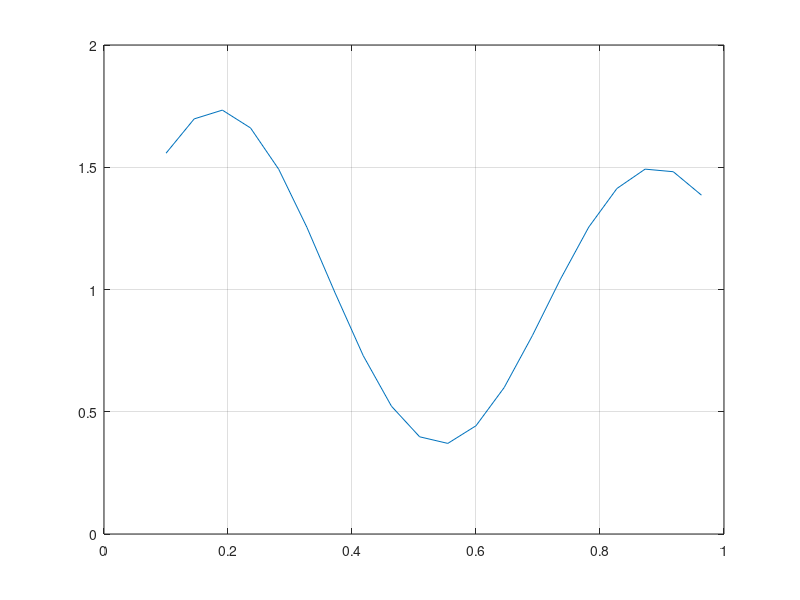

Write the MATLAB code that produced this figure. (Note: this script raises an error after producing the figure.)
clc;
clear all;
close all;

% Duomenu mokymo paruosimas 
x = 0.1:1/22:1;
d = (1 + 0.6*sin(2*pi*x/0.7)) + 0.3*sin(2*pi*x)/2;
plot(x, d); % n
grid on; % n
hold on; % n

% Susigeneruojam rand vertes pagal isejimus w1, w2 and b
w1_1 = randn(1);
w2_1 = randn(1);
w3_1 = randn(1);
w4_1 = randn(1);

w1_2 = randn(1);
w2_2 = randn(1);
w3_2 = randn(1);
w4_2 = randn(1);

b1_1 = randn(1);
b2_1 = randn(1);
b3_1 = randn(1);
b4_1 = randn(1);

b1_2 = randn(1);

% Skaiciuojame pirmos sluoksnio isejimus (ja reiks 20 kartu prasukti)
% for index 1:20
%     v1.1=x(index)*w1.1+b1.1;
%     v2.1=x(index)*w2.1+b2.1;
%     v3.1=x(index)*w3.1+b3.1;
%     v4.1=x(index)*w4.1+b4.1;

y=zeros(1:20);

for index=1:46
v1_1=x(1)*w1_1+b1_1;
v2_1=x(1)*w2_1+b2_1;
v3_1=x(1)*w3_1+b3_1;
v4_1=x(1)*w4_1+b4_1;

%Pritaikom aktyviaja funkcija
y1_1=1/(1+exp(-v1_1));
y2_1=1/(1+exp(-v2_1));
y3_1=1/(1+exp(-v3_1));
y4_1=1/(1+exp(-v4_1));

%Skaiciuojam antro sluoksnio isejimus
v=y1_1*w1_2+y2_1*w2_2+y3_1*w3_2+y4_1*w4_2;

y=v;

%Skaiciuojam klaida
e=d(1)-y;

% Atnaujinimas 
eta=0.15;
w1_2=w1_2+eta*e*y1_1;
w2_2=w2_2+eta*e*y2_1;
w3_2=w3_2+eta*e*y3_1;
w4_2=w4_2+eta*e*y4_1;

b=b+eta*e*1;

delta1=v1_1*(1-v1_1)*e*w1_2;
delta2=v2_1*(1-v2_1)*e*w2_2;
delta3=v3_1*(1-v3_1)*e*w3_2;
delta4=v4_1*(1-v4_1)*e*w4_2;

w1_1=w1_1*eta*delta1*x;
w2_1=w2_1*eta*delta2*x; % ar cia palikti w1_1????
w3_1=w3_1*eta*delta3*x;
w4_1=w4_1*eta*delta4*x;

b1=b1+eta*delta1;
b2=b2+eta*delta2;
b3=b3+eta*delta3;
b4=b4+eta*delta4;
end

plot(x,y,'*');









